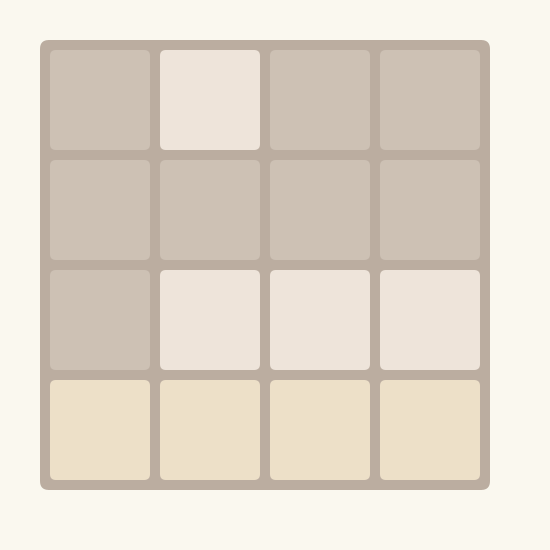
Frame 1 (no input)
Frame 60 (the mouse pressed at the canvas centre just before this capture): identical to frame 1, image omitted
Frame 120 (the mouse held since frame 60 and released just before this capture): identical to frame 1, image omitted

The Processing sketch that drew this single still picture (run headless with seeded random() and noise(); from frame 60 on, the mouse is pressed at the canvas centre):

// Processing sketch: week09_5_processing_2048_array
// ── week09_5_processing_2048_array.pde
//week09_5_processing_2048_array
//修改至week09_4
//自己寫2048配上聲音 從簡單到完整
void setup(){
  size(550,550);
}
//week09_5多了陣列宣告
int[][]a={{0,2,0,0},{0,0,0,0},{0,2,2,2},{4,4,4,4}};
void draw(){
  background(250,248,239);
  noStroke();//不要黑線
  fill(187,173,160);//大格子色彩
  rect(40,40,450,450,9);//大格子
  for(int i=0;i<4;i++){
    for(int j=0;j<4;j++){
      int x=50+j*(100+10);
      int y=50+i*(100+10);//加點位移 間隔
      fill(tileColor(a[i][j]));//改成呼叫tileColor()函式查色彩
      rect(x,y,100,100,6);
    }
  }
}
int tileColor(int n) {//week09_5這個函式 是week09_3後面的
  switch(n) {
    case 0:return color(205,193,180);
    case 2:return color(238,228,218);
    case 4:return color(237,224,200);
    case 8:return color(242,177,121);
    case 16:return color(245,149,99);
    case 32:return color(246,124,95);
    case 64:return color(246,94,59);
    case 128:return color(237,207,114);
    case 256:return color(237,204,97);
    case 512:return color(237,200,80);
    case 1024:return color(237,197,63);
    default:return color(237,194,46);
  }
}
